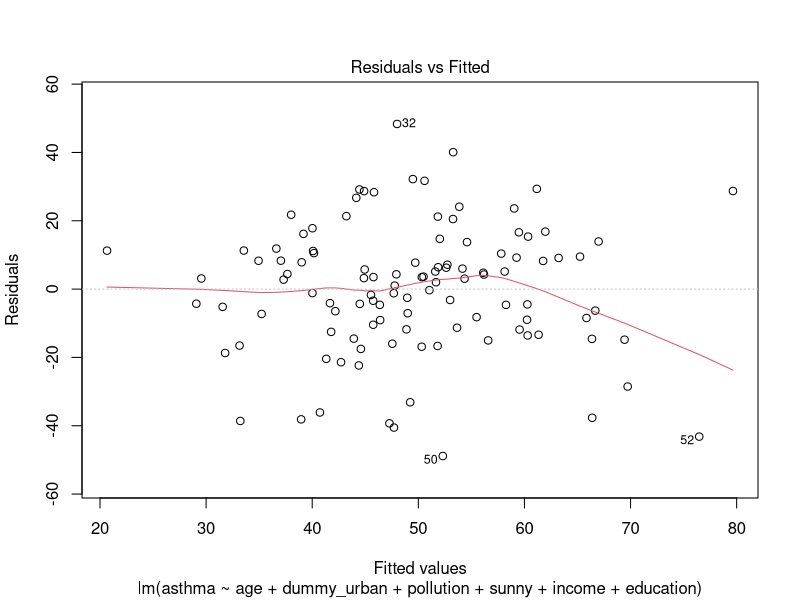
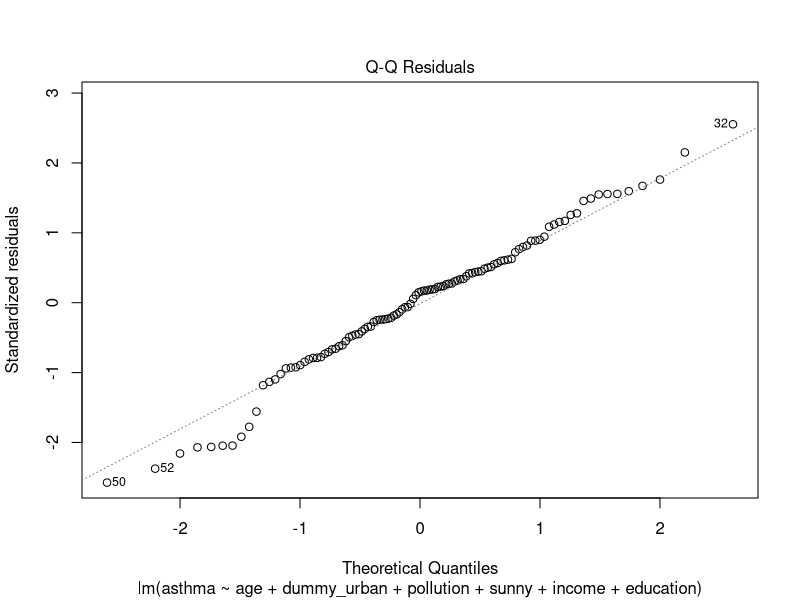
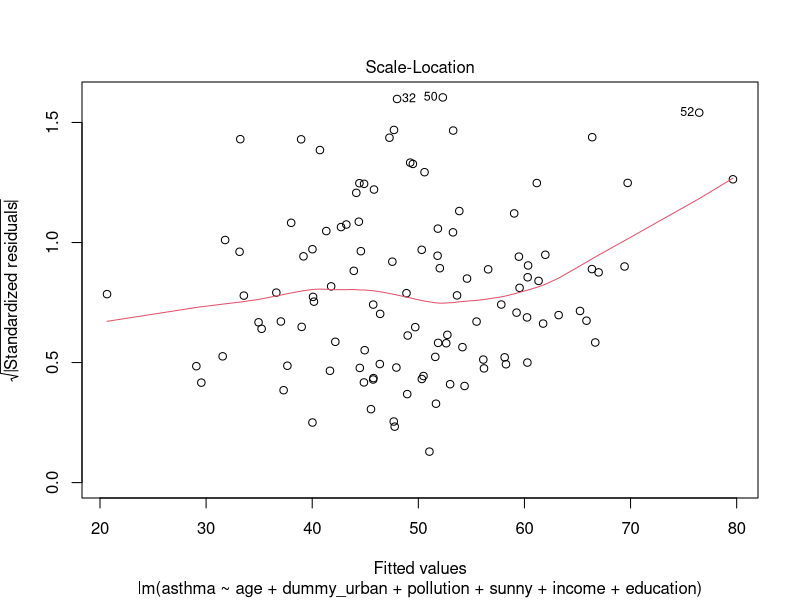
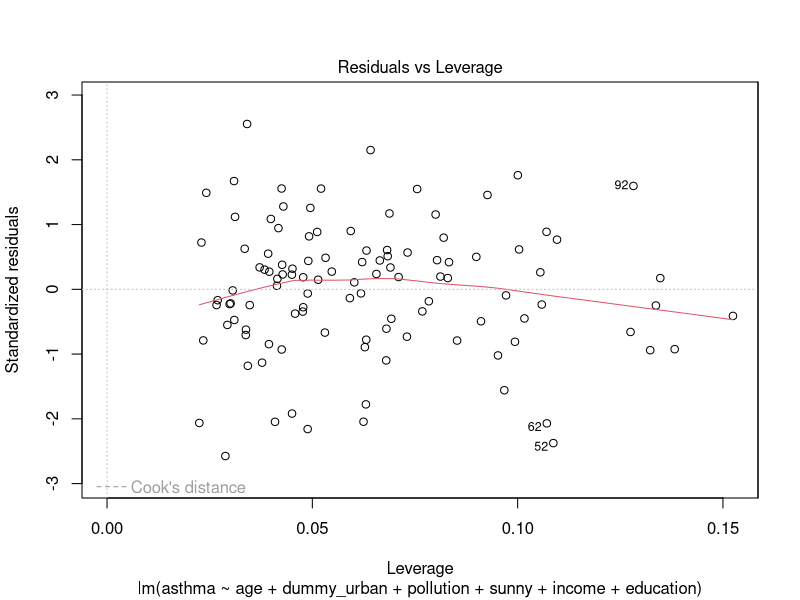

These charts were generated, in order, by the following R code:
asma = read.table("asthma.txt", header = TRUE)
attach(asma)
dummy_urban = as.numeric(as.factor(urban))-1 #1 = yes, 0 = No
M0 = lm(asthma ~ age + dummy_urban + pollution + sunny + income + education )
summary(M0)
plot(M0)

#b) No we cannot  affirm at 90% confidence level that the age has a positive effect on asthma prevalence
# since the null HO of the T test on the variable age cannot be rejected at level alpha = 0.1. 
# This means that we cannot reject the hypotesis that the age has no effect on astma, hence  we can't say it
# neither have a positive(or negative) effect. 

# However we can futher investigate the regressor that have positive/negetive effect by developing an improved 
# model and inspect its charasterictiscs. 

asthma_urban = asthma[which(urban == "Yes")]
asthma_no = asthma[which(urban == "No")]
diff = asthma_urban - asthma_no 


means = tapply(asthma, urban, mean)
mu = as.numeric( means[2] - means[1] ) 
table(urban)
n = 55 
alpha = 0.05
bonf.correction = qt(1-alpha/2, n -1 )

BCI = cbind(
  inf = mu - bonf.correction * sqrt(var(diff)/n),
  center = mu,
  sup = mu + bonf.correction *  sqrt(var(diff)/n)
)

BCI

# in 

